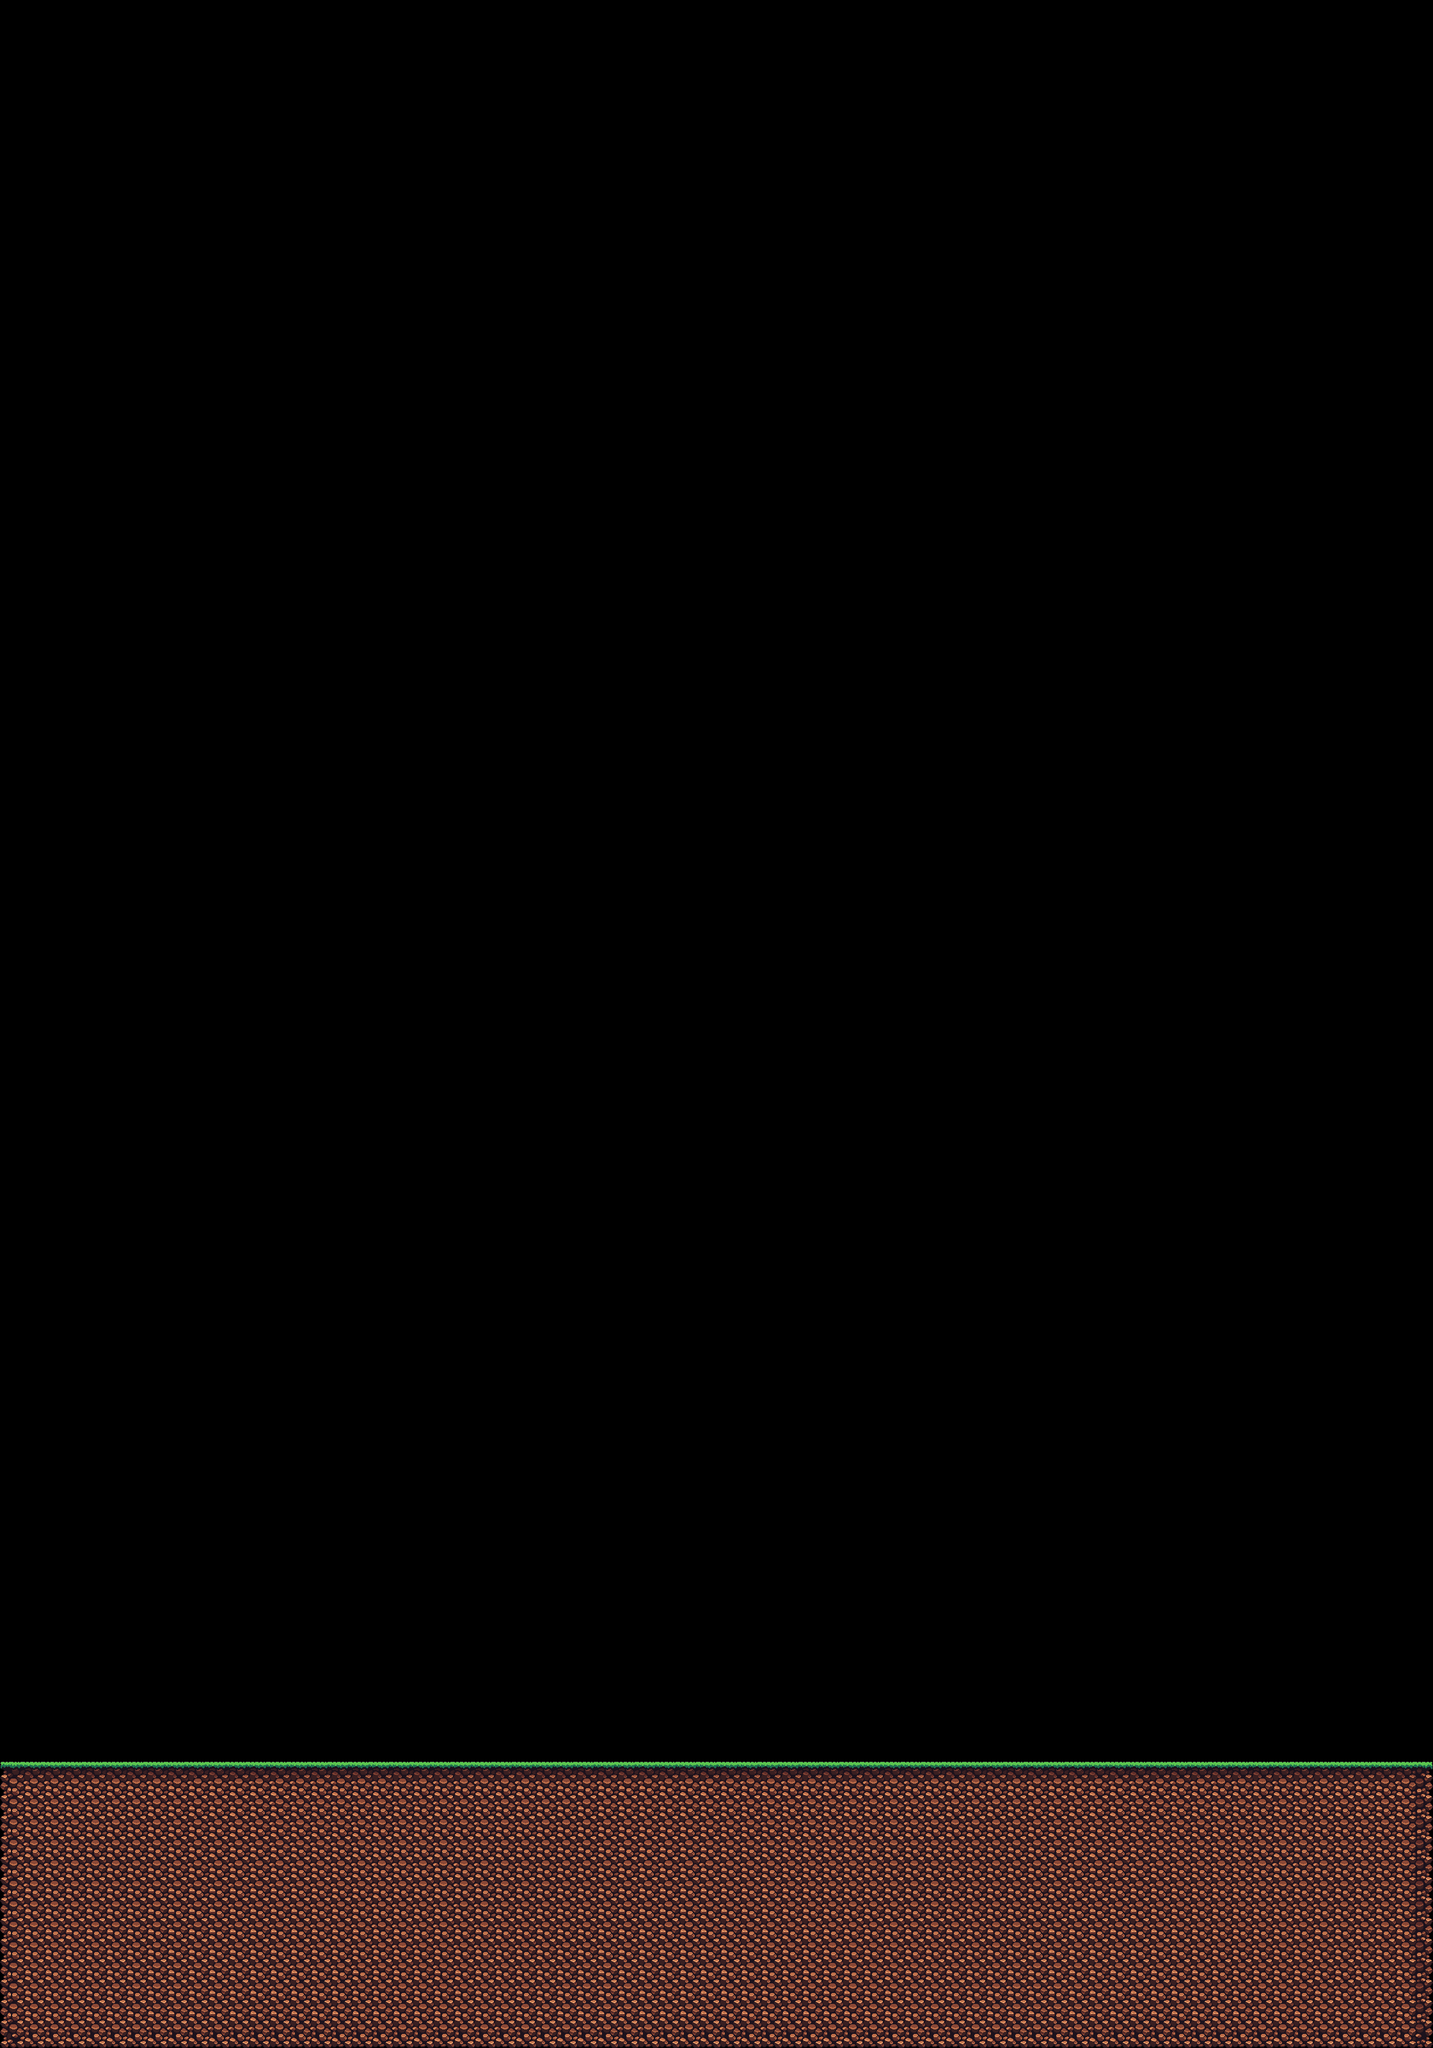

Rendered tile map (Tiled .tmx) drawn with the repository's tilesets; below, a short description and the map source with its tile grids summarised:
An orthogonal 70x100 tile map with 32x32 px tiles, 1 tile layer (tiles), 2 tilesets.

<map version="1.5" tiledversion="1.7.2" orientation="orthogonal" renderorder="right-down" width="70" height="100" tilewidth="32" tileheight="32" infinite="0" nextlayerid="6" nextobjectid="5">
 <tileset firstgid="1" source="Tiles_2.tsx" />
 <tileset firstgid="97" source="Tiles_1.tsx" />
 <layer id="5" name="tiles" width="70" height="100">
  <properties>
   <property name="ID" type="int" value="1" />
  </properties>
  <data>[7000 cells, 980 non-empty, 9 distinct tile ids]</data>
 </layer>
</map>